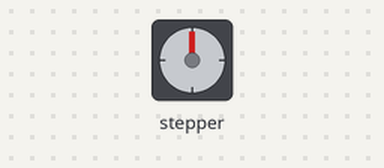
The sketch below on a simulated Arduino Uno, built with avr-gcc and run on an emulated ATmega328P. Parts: stepper motor. Wiring (inferred from the names in the program): stepper motor driver (200 steps per turn assumed): step pin 3; direction pin 2.

Above: at 0.05 s.
At 1.55 s:
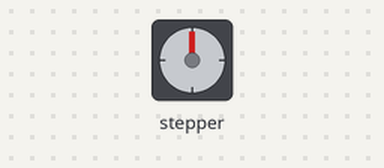
At 3.0 s:
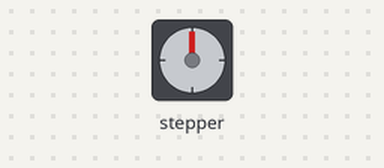
At 6.0 s:
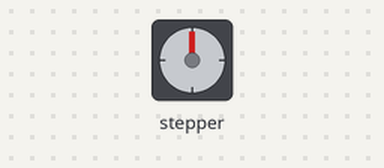
Timing chart, 0 to 7.9 s (numbered marks = the images above):
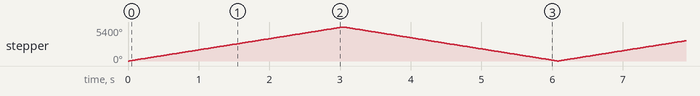

Measured:
- by itself, stepper: turns 5400° clockwise in 3.0 s, then 5400° counter-clockwise in 3.0 s, repeating every 6.1 s

The sketch:

TB6600_with_Arduino_example_code.ino
```cpp
/* Example sketch to control a stepper motor with TB6600 stepper motor driver and Arduino without a library: continuous rotation. More info: https://www.makerguides.com */

// Define stepper motor connections:
#define dirPin 2
#define stepPin 3

void setup() {
  // Declare pins as output:
  pinMode(stepPin, OUTPUT);
  pinMode(dirPin, OUTPUT);

  // Set the spinning direction CW/CCW:
  digitalWrite(dirPin, HIGH);
}

void loop() {
  // These four lines result in 1 step:
int x=0;

  for (x = 0; x < 3000; x ++)
{
   digitalWrite(dirPin, HIGH);

    digitalWrite(stepPin, HIGH);
  delayMicroseconds(500);
  digitalWrite(stepPin, LOW);
  delayMicroseconds(500);

}
x=0;

  for (x = 0; x < 3000; x ++)
{
   digitalWrite(dirPin, LOW);

    digitalWrite(stepPin, HIGH);
  delayMicroseconds(500);
  digitalWrite(stepPin, LOW);
  delayMicroseconds(500);

}}
```
